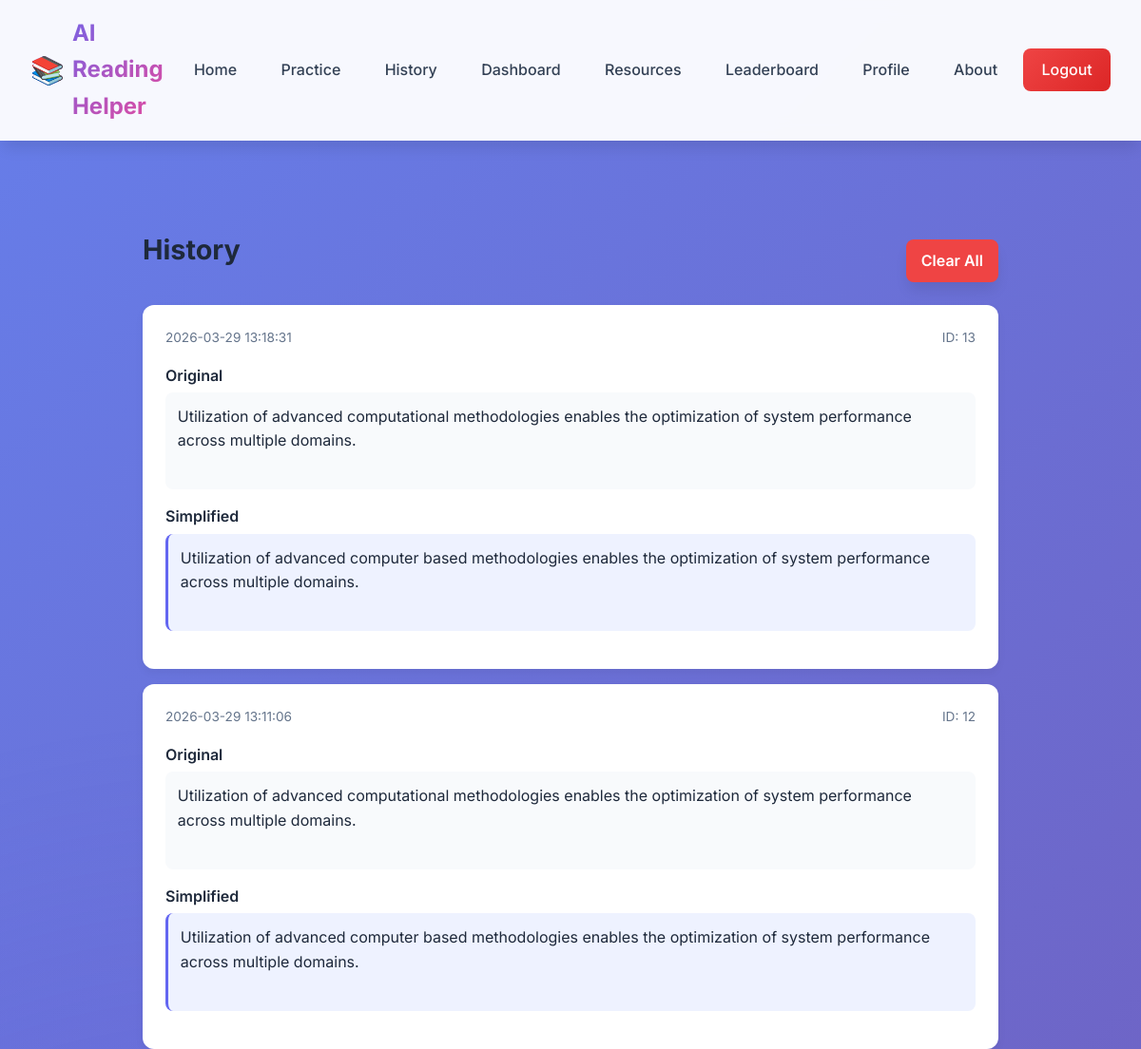
/history (signed in, upper part), run on an earlier commit of the app's database.
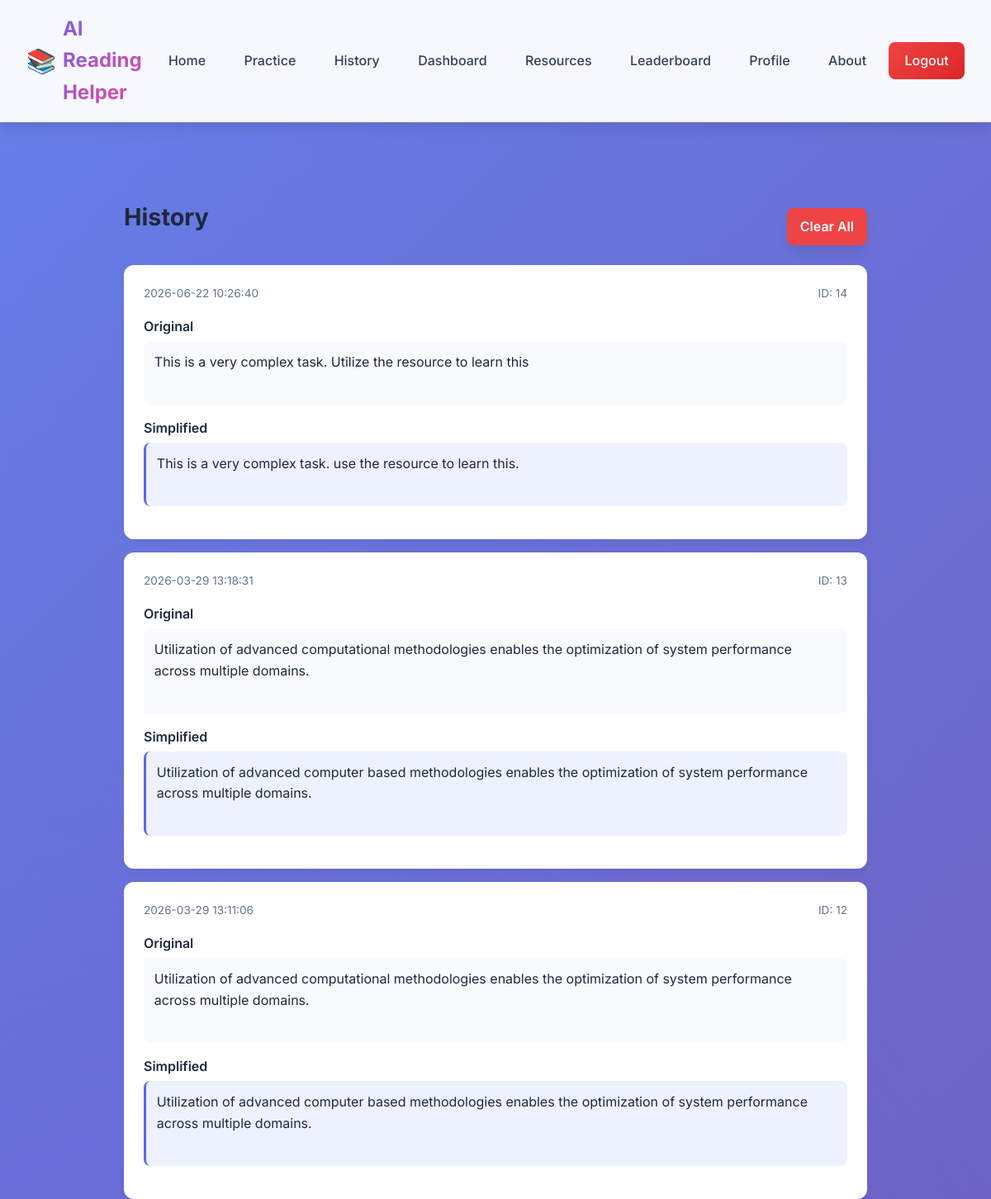
And on a later commit of the database.
### tables this page shows
CREATE TABLE reading_history (
            id INTEGER PRIMARY KEY AUTOINCREMENT,
            user_id INTEGER,
            original_text TEXT NOT NULL,
            simplified_text TEXT NOT NULL,
            reading_level TEXT,
            created_at TIMESTAMP DEFAULT CURRENT_TIMESTAMP,
            reading_time INTEGER DEFAULT 0,
            difficulty_score FLOAT,
            words_count INTEGER,
            FOREIGN KEY (user_id) REFERENCES users(id)
        );

### app.py (the view)
@app.route('/history')
def history():
    if 'user_id' in session:
        history_items = get_user_history(session['user_id'], limit=50)
    else:
        history_items = session.get('history', [])
    return render_template('history.html', history=history_items)

### app.py (called while the page is built)
@app.context_processor
def inject_user():
    user = None
    if 'user_id' in session:
        user = get_user_by_id(session['user_id'])
    return dict(current_user=user)

### database.py (called while the page is built)
def get_db():
    conn = sqlite3.connect(DATABASE)
    conn.row_factory = sqlite3.Row
    return conn

def get_user_by_id(user_id):
    conn = get_db()
    cursor = conn.cursor()
    cursor.execute('SELECT * FROM users WHERE id = ?', (user_id,))
    user = cursor.fetchone()
    conn.close()
    return dict(user) if user else None

def get_user_history(user_id, limit=10):
    conn = get_db()
    cursor = conn.cursor()
    cursor.execute('''
        SELECT * FROM reading_history
        WHERE user_id = ?
        ORDER BY created_at DESC
        LIMIT ?
    ''', (user_id, limit))
    history = cursor.fetchall()
    conn.close()
    return [dict(row) for row in history]

### templates/history.html (shortened to what this page needs)
{% extends "base.html" %}
{% block content %}
<section class="content">
  <div class="history-container">
    <div class="history-header">
      <h2>History</h2>
      {% if history %}
      <a href="{{ url_for('clear_history') }}" class="btn-danger">Clear All</a>
      {% endif %}
    </div>
    {% if history %}
    <div class="history-list">
      {% for h in history %}
      <div class="history-card">
        <div class="history-meta">
          <span>
            {{ h.created_at if h.created_at else h.timestamp }}
          </span>
          <span>ID: {{ h.id }}</span>
        </div>
        <div class="text-block">
          <div class="label">Original</div>
          <pre>
{{ h.original_text if h.original_text else h.original }}
          </pre>
        </div>
        <div class="text-block">
          <div class="label">Simplified</div>
          <pre class="highlight">
{{ h.simplified_text if h.simplified_text else h.simplified }}
          </pre>
        </div>
      </div>
      {% endfor %}
    </div>
    {% else %}
    <div class="empty-state">
      <p>No history yet.</p>
      <span>Start simplifying text to see results here.</span>
    </div>
    {% endif %}
  </div>
</section>
{% endblock %}

What changed in the data, as far as the page shows it:
added reading_history: created_at "2026-06-22 10:26:40", id "14", original_text "This is a very complex task. Utilize the resource to learn this", simplified_text "This is a very complex task. use the resource to learn this."
